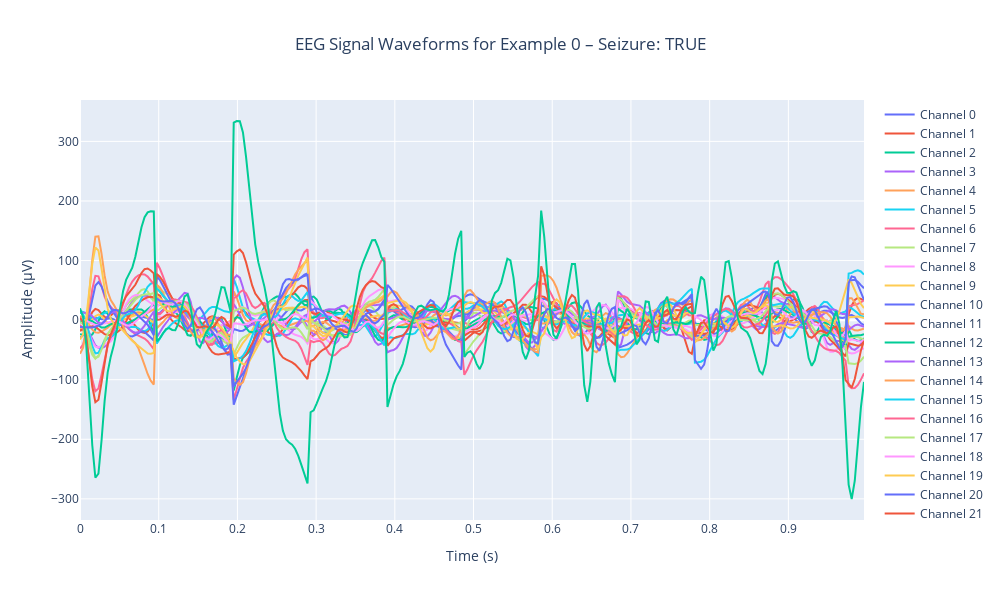
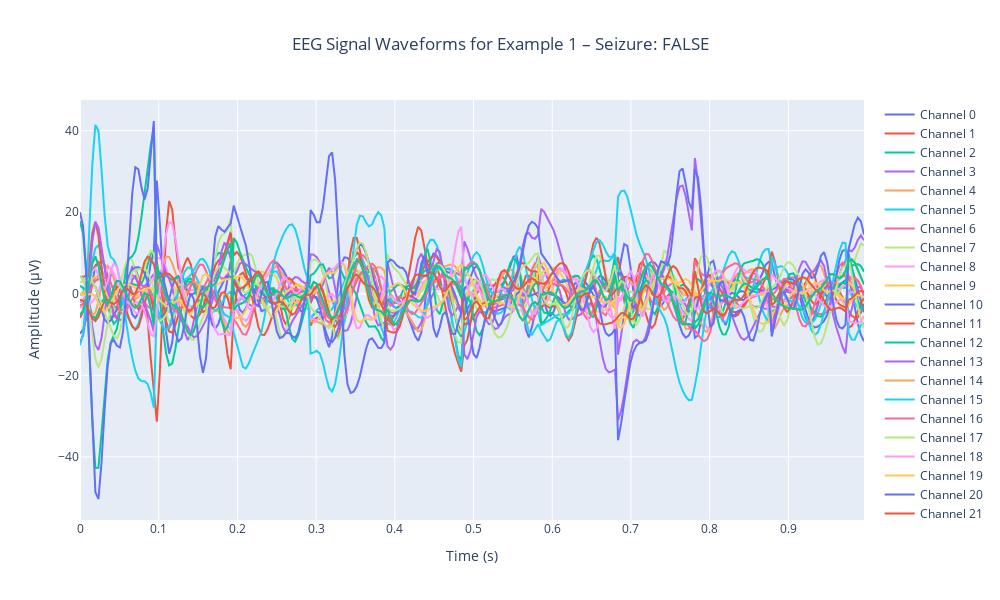

Write notebook code for charts like these, in order.
### Code cell
print('Train data shape is {}'.format(train_corrected.shape))
plot_eeg_signals(train_corrected, examples=range(0, 2), channels=[0, 1, 2, 3, 4, 5, 6, 7, 8, 9, 10, 11, 12, 13, 14, 15, 16, 17, 18, 19, 20, 21, 22])

### Figure 1 — Plotly figure (JSON) as saved in the notebook; plotly's stock layout.template omitted (floating-point values rounded to 4 significant figures; data arrays with more than 128 entries replaced by an {"elided": "..."} marker saying what was removed)
{"data": [{"mode": "lines", "name": "Channel 0", "type": "scatter", "x": {"elided": "256 float values"}, "y": {"elided": "256 float values"}}, {"mode": "lines", "name": "Channel 1", "type": "scatter", "x": {"elided": "256 float values"}, "y": {"elided": "256 float values"}}, {"mode": "lines", "name": "Channel 2", "type": "scatter", "x": {"elided": "256 float values"}, "y": {"elided": "256 float values"}}, {"mode": "lines", "name": "Channel 3", "type": "scatter", "x": {"elided": "256 float values"}, "y": {"elided": "256 float values"}}, {"mode": "lines", "name": "Channel 4", "type": "scatter", "x": {"elided": "256 float values"}, "y": {"elided": "256 float values"}}, {"mode": "lines", "name": "Channel 5", "type": "scatter", "x": {"elided": "256 float values"}, "y": {"elided": "256 float values"}}, {"mode": "lines", "name": "Channel 6", "type": "scatter", "x": {"elided": "256 float values"}, "y": {"elided": "256 float values"}}, {"mode": "lines", "name": "Channel 7", "type": "scatter", "x": {"elided": "256 float values"}, "y": {"elided": "256 float values"}}, {"mode": "lines", "name": "Channel 8", "type": "scatter", "x": {"elided": "256 float values"}, "y": {"elided": "256 float values"}}, {"mode": "lines", "name": "Channel 9", "type": "scatter", "x": {"elided": "256 float values"}, "y": {"elided": "256 float values"}}, {"mode": "lines", "name": "Channel 10", "type": "scatter", "x": {"elided": "256 float values"}, "y": {"elided": "256 float values"}}, {"mode": "lines", "name": "Channel 11", "type": "scatter", "x": {"elided": "256 float values"}, "y": {"elided": "256 float values"}}, {"mode": "lines", "name": "Channel 12", "type": "scatter", "x": {"elided": "256 float values"}, "y": {"elided": "256 float values"}}, {"mode": "lines", "name": "Channel 13", "type": "scatter", "x": {"elided": "256 float values"}, "y": {"elided": "256 float values"}}, {"mode": "lines", "name": "Channel 14", "type": "scatter", "x": {"elided": "256 float values"}, "y": {"elided": "256 float values"}}, {"mode": "lines", "name": "Channel 15", "type": "scatter", "x": {"elided": "256 float values"}, "y": {"elided": "256 float values"}}, {"mode": "lines", "name": "Channel 16", "type": "scatter", "x": {"elided": "256 float values"}, "y": {"elided": "256 float values"}}, {"mode": "lines", "name": "Channel 17", "type": "scatter", "x": {"elided": "256 float values"}, "y": {"elided": "256 float values"}}, {"mode": "lines", "name": "Channel 18", "type": "scatter", "x": {"elided": "256 float values"}, "y": {"elided": "256 float values"}}, {"mode": "lines", "name": "Channel 19", "type": "scatter", "x": {"elided": "256 float values"}, "y": {"elided": "256 float values"}}, {"mode": "lines", "name": "Channel 20", "type": "scatter", "x": {"elided": "256 float values"}, "y": {"elided": "256 float values"}}, {"mode": "lines", "name": "Channel 21", "type": "scatter", "x": {"elided": "256 float values"}, "y": {"elided": "256 float values"}}, {"mode": "lines", "name": "Channel 22", "type": "scatter", "x": {"elided": "256 float values"}, "y": {"elided": "256 float values"}}], "layout": {"height": 600, "title": {"text": "EEG Signal Waveforms for Example 0 – Seizure: TRUE", "x": 0.5}, "width": 1000, "xaxis": {"title": {"text": "Time (s)"}}, "yaxis": {"title": {"text": "Amplitude (µV)"}}}}

### Figure 2 — Plotly figure (JSON) as saved in the notebook; plotly's stock layout.template omitted (floating-point values rounded to 4 significant figures; data arrays with more than 128 entries replaced by an {"elided": "..."} marker saying what was removed)
{"data": [{"mode": "lines", "name": "Channel 0", "type": "scatter", "x": {"elided": "256 float values"}, "y": {"elided": "256 float values"}}, {"mode": "lines", "name": "Channel 1", "type": "scatter", "x": {"elided": "256 float values"}, "y": {"elided": "256 float values"}}, {"mode": "lines", "name": "Channel 2", "type": "scatter", "x": {"elided": "256 float values"}, "y": {"elided": "256 float values"}}, {"mode": "lines", "name": "Channel 3", "type": "scatter", "x": {"elided": "256 float values"}, "y": {"elided": "256 float values"}}, {"mode": "lines", "name": "Channel 4", "type": "scatter", "x": {"elided": "256 float values"}, "y": {"elided": "256 float values"}}, {"mode": "lines", "name": "Channel 5", "type": "scatter", "x": {"elided": "256 float values"}, "y": {"elided": "256 float values"}}, {"mode": "lines", "name": "Channel 6", "type": "scatter", "x": {"elided": "256 float values"}, "y": {"elided": "256 float values"}}, {"mode": "lines", "name": "Channel 7", "type": "scatter", "x": {"elided": "256 float values"}, "y": {"elided": "256 float values"}}, {"mode": "lines", "name": "Channel 8", "type": "scatter", "x": {"elided": "256 float values"}, "y": {"elided": "256 float values"}}, {"mode": "lines", "name": "Channel 9", "type": "scatter", "x": {"elided": "256 float values"}, "y": {"elided": "256 float values"}}, {"mode": "lines", "name": "Channel 10", "type": "scatter", "x": {"elided": "256 float values"}, "y": {"elided": "256 float values"}}, {"mode": "lines", "name": "Channel 11", "type": "scatter", "x": {"elided": "256 float values"}, "y": {"elided": "256 float values"}}, {"mode": "lines", "name": "Channel 12", "type": "scatter", "x": {"elided": "256 float values"}, "y": {"elided": "256 float values"}}, {"mode": "lines", "name": "Channel 13", "type": "scatter", "x": {"elided": "256 float values"}, "y": {"elided": "256 float values"}}, {"mode": "lines", "name": "Channel 14", "type": "scatter", "x": {"elided": "256 float values"}, "y": {"elided": "256 float values"}}, {"mode": "lines", "name": "Channel 15", "type": "scatter", "x": {"elided": "256 float values"}, "y": {"elided": "256 float values"}}, {"mode": "lines", "name": "Channel 16", "type": "scatter", "x": {"elided": "256 float values"}, "y": {"elided": "256 float values"}}, {"mode": "lines", "name": "Channel 17", "type": "scatter", "x": {"elided": "256 float values"}, "y": {"elided": "256 float values"}}, {"mode": "lines", "name": "Channel 18", "type": "scatter", "x": {"elided": "256 float values"}, "y": {"elided": "256 float values"}}, {"mode": "lines", "name": "Channel 19", "type": "scatter", "x": {"elided": "256 float values"}, "y": {"elided": "256 float values"}}, {"mode": "lines", "name": "Channel 20", "type": "scatter", "x": {"elided": "256 float values"}, "y": {"elided": "256 float values"}}, {"mode": "lines", "name": "Channel 21", "type": "scatter", "x": {"elided": "256 float values"}, "y": {"elided": "256 float values"}}, {"mode": "lines", "name": "Channel 22", "type": "scatter", "x": {"elided": "256 float values"}, "y": {"elided": "256 float values"}}], "layout": {"height": 600, "title": {"text": "EEG Signal Waveforms for Example 1 – Seizure: FALSE", "x": 0.5}, "width": 1000, "xaxis": {"title": {"text": "Time (s)"}}, "yaxis": {"title": {"text": "Amplitude (µV)"}}}}
